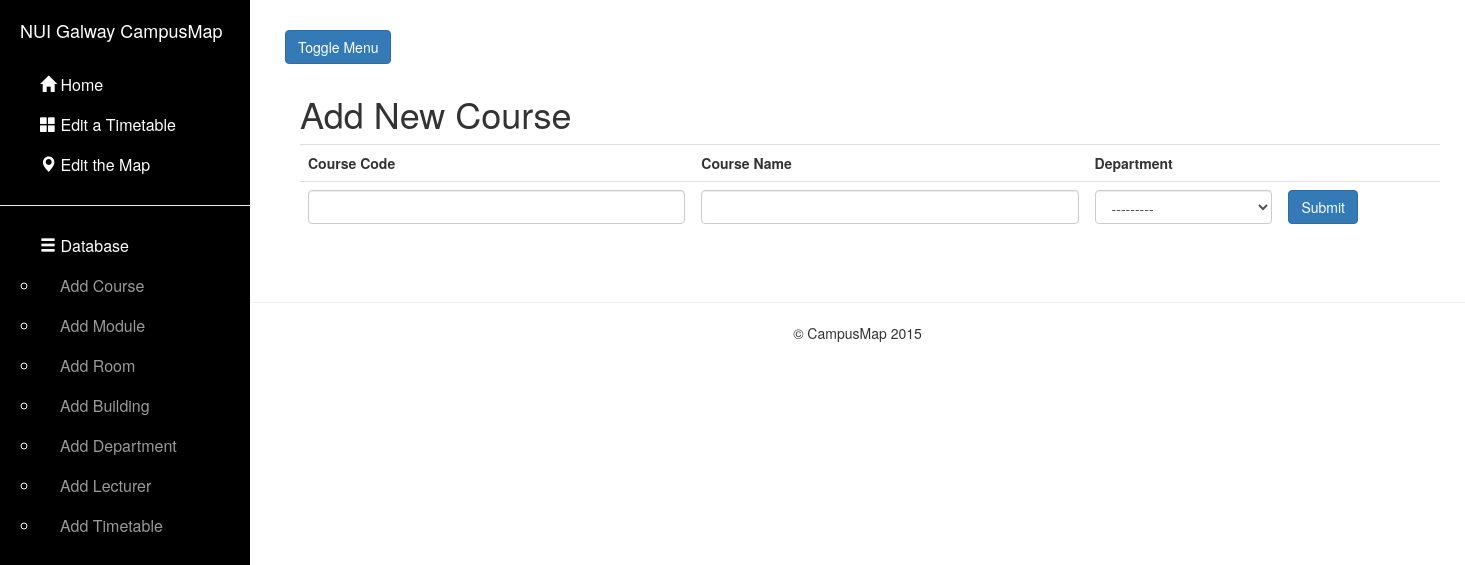
/course/, run on an earlier commit of the app's database.
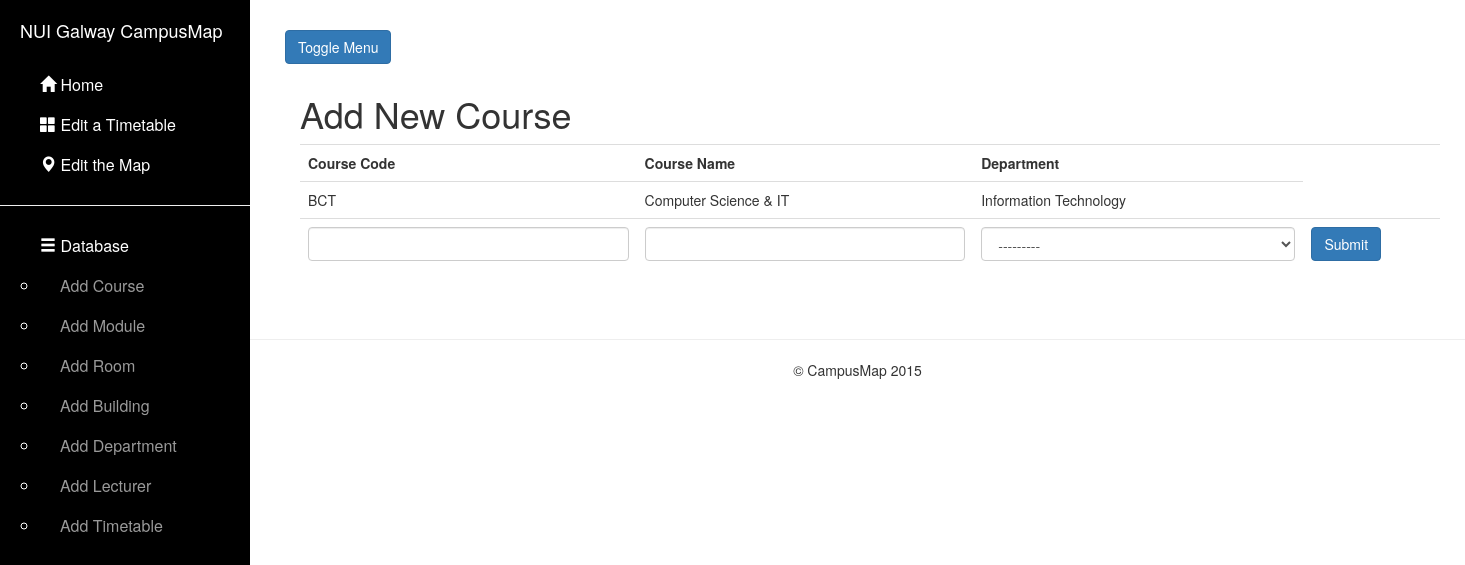
And on a later commit of the database.
### map/models.py (models this page shows, shortened)
class Course(models.Model):
    courseCode = models.CharField(max_length = 7, primary_key=True)
    courseName = models.CharField(max_length = 50)
    department = models.ForeignKey(Department)

class Department(models.Model):
    depName = models.CharField(max_length = 70, primary_key=True)
    def __str__(self):
        return "%s" % self.depName

### map/views.py (the view)
# urls.py: url(r'^course/', 'course'),
def course(request):
    query_results = Course.objects.all().order_by('courseCode')
    if request.method == 'POST': # If the form has been submitted...
        form = CourseForm(request.POST) # A form bound to the POST data
        if form.is_valid(): # All validation rules pass
            save_it = form.save()
            save_it.save()
            return HttpResponseRedirect('/course/') # Redirect after POST
    else:
        form = CourseForm() # An unbound form
    return render_to_response('dbstuff/addcourse.html', locals(),context_instance=RequestContext(request))

### map/forms.py
class CourseForm(forms.ModelForm):
    courseCode = forms.CharField(max_length=15,label = mark_safe('<strong>Code</strong>'))
    courseName = forms.CharField(max_length=50,label = mark_safe('<strong>Name</strong>'))
    department = queryset=Department.objects.all()
    class Meta:
        model = Course
        fields = "__all__"

### CampusMap/templates/dbstuff/addcourse.html (shortened to what this page needs)
{% extends "base.html" %}
{% block content %}
<!DOCTYPE html>
<html>
    <head lang="en">
    </head>
    <body>
    <div class="container">
            <h1>Add New Course</h1>
            <table class="table">
                <tr>
                    <th>Course Code</th>
                    <th>Course Name</th>
                    <th>Department</th>
                    <th></th>
                </tr>
                {% for item in query_results %}
                 <tr>
                    <td >{{  item.courseCode }}</td>
                    <td>{{  item.courseName }}</td>
                    <td>{{  item.department }}</td>
                 </tr>
                {% endfor %}
                <tr>
                <form class="form-contact" action="" method="POST">
                    {% for field in form %}
                    <td>
                        {% ifequal field.name "department" %}
                            <select class="form-control" name="{{ field.name }}" id="id_{{ field.name }}">
                                <option value= {{ form.department }}
                        {% else %}
                            <input type="text" class="form-control" name="{{ field.name }}" id="id_{{ field.name }}">
                        {% endifequal %}
                    </td>
                    {% endfor %}
                    <td>
                        <input type="submit" value="Submit"  class="btn btn-primary">
                    </td>
                    </form>
            </table>
        </div>
</body>
</html>
{%  endblock %}

What changed in the data, as far as the page shows it:
added Course: courseCode "BCT", courseName "Computer Science & IT", department "Information Technology"
